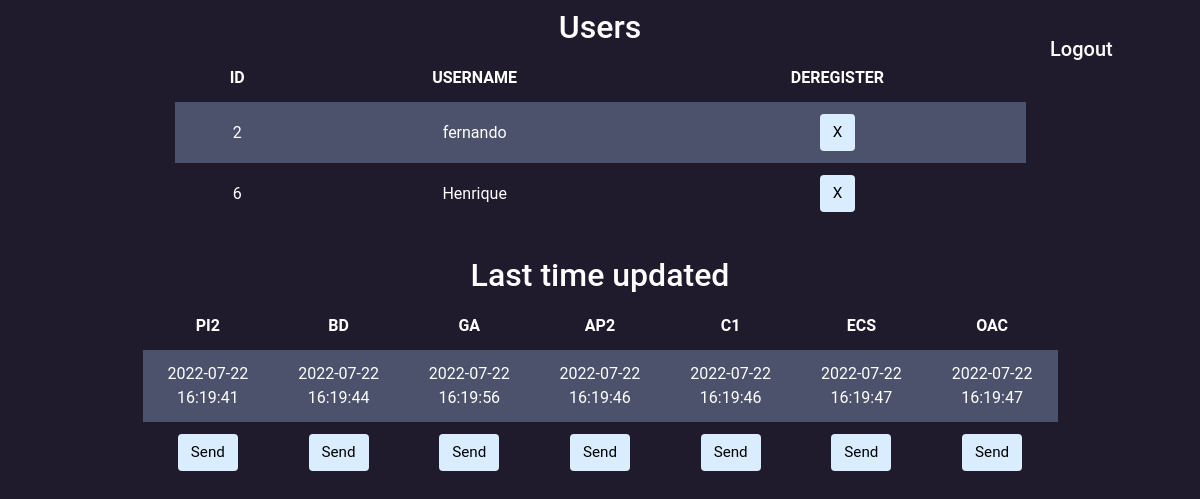
The app's page /admin (signed in), older data.
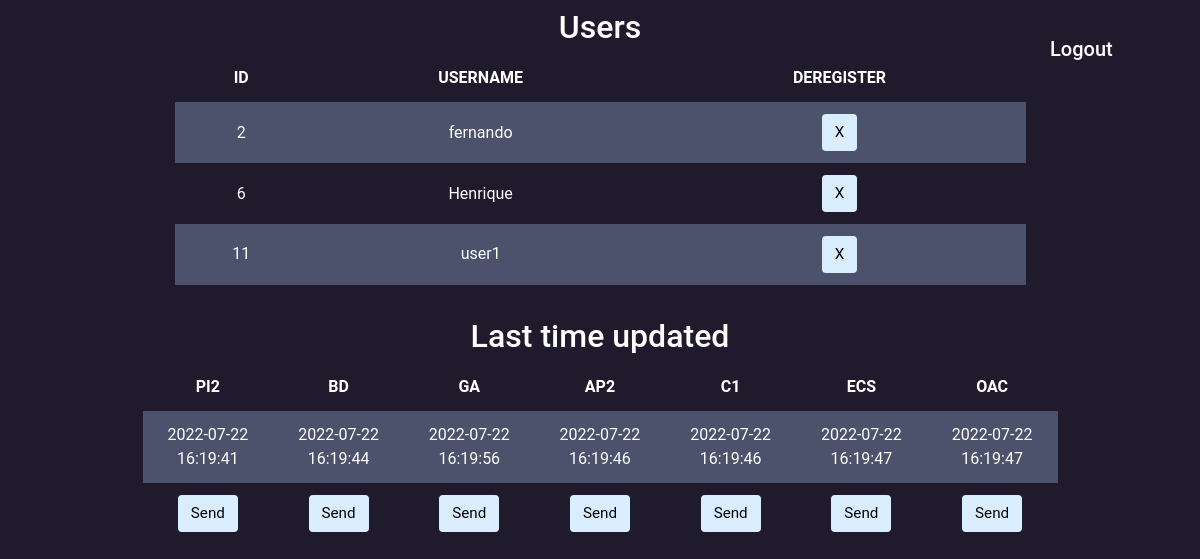
The same page, newer data.
### tables this page shows
CREATE TABLE 'users' ('id' INTEGER PRIMARY KEY AUTOINCREMENT NOT NULL, 'username' TEXT, 'hash' TEXT, 'dateTime' DATETIME);

CREATE TABLE 'materias' ('materia' TEXT, 'lastTimeUpdated' DATETIME);

### app.py (the view)
@app.route("/admin", methods=["GET", "POST"])
@login_required
def admin():
        users = db.execute("SELECT id, username FROM 'users' ORDER BY id")
        materias = ["PI2", "BD", "GA", "AP2", "C1", "ECS", "OAC"]
        lastTimeUpdated = db.execute("SELECT lastTimeUpdated FROM 'materias'")
        return render_template("admin.html", users=users, materias=materias, lastTimeUpdated=lastTimeUpdated)

### app.py (called while the page is built)
@app.after_request
def after_request(response):
    response.headers["Cache-Control"] = "no-cache, no-store, must-revalidate"
    response.headers["Expires"] = 0
    response.headers["Pragma"] = "no-cache"
    return response

### functions.py (called while the page is built)
def login_required(f):
    @wraps(f)
    def decorated_function(*args, **kwargs):
        if session.get("user_id") is None:
            return redirect("/login")
        return f(*args, **kwargs)
    return decorated_function

### templates/admin.html (shortened to what this page needs)
{% extends "layout.html" %}
{% block main %}
<a class="logout" href="/logout"><h5>Logout</h5></a>
<div class="biggest container">
    <div class="container">
        <div class="section">
            <h2>Users</h2>
            <table>
                <thead>
                    <tr>
                        <th>ID</th>
                        <th>USERNAME</th>
                        <th>DEREGISTER</th>
                    </tr>
                </thead>
                <tbody>
                    {% for users in users %}
                        {% if users["id"] != 5 %}
                            <tr>
                                <td>{{ users["id"] }}</td>
                                <td>{{ users["username"] }}</td>
                                <td>
                                    <form action="/deregister" method="post">
                                        <input type="submit" value="X">
                                    </form>
                                </td>
                            </tr>
                        {% endif %}
                    {% endfor %}
                </tbody>
            </table>
        </div>
        <div class="lastTimeUpdated">
            <h2>Last time updated</h2>
            <table>
                <thead>
                    <tr>
                        {% for materias in materias %}
                            <th>{{ materias }}</th>
                        {% endfor %}
                    </tr>
                </thead>
                <tbody>
                    <tr>
                        <td>{{ lastTimeUpdated[0]["lastTimeUpdated"] }}</td>
                        <td>{{ lastTimeUpdated[1]["lastTimeUpdated"] }}</td>
                        <td>{{ lastTimeUpdated[2]["lastTimeUpdated"] }}</td>
                        <td>{{ lastTimeUpdated[3]["lastTimeUpdated"] }}</td>
                        <td>{{ lastTimeUpdated[4]["lastTimeUpdated"] }}</td>
                        <td>{{ lastTimeUpdated[5]["lastTimeUpdated"] }}</td>
                        <td>{{ lastTimeUpdated[6]["lastTimeUpdated"] }}</td>
                    </tr>
                    <tr>
                        {% for materias in materias %}
                            <td>
                                <form action="/lastTimeUpdated" method="post">
                                    <input type="submit" value="Send">
                                </form>
                            </td>
                        {% endfor %}
                    </tr>
                </tbody>
            </table>
    </div>
</div>
{% endblock %}

### templates/layout.html (shortened to what this page needs)
<!DOCTYPE html>
<html lang="en">
    <head>
        <link href="https://cdn.jsdelivr.net/npm/bootstrap@5.1.3/dist/css/bootstrap.min.css" rel="stylesheet">
        <link href="/static/styles.css" rel="stylesheet">
    </head>
    <body>
            {% block main %}{% endblock %}
    </body>
</html>

### static/styles.css (style rules this page uses)
* { font-family: 'Roboto', sans-serif; box-sizing: border-box; }
.logout { text-decoration: none; color: #FFFFFF; float: right; width: 150px; margin-top: 37px; }
body { background-color: #201b2c; color: #FFF; font-size: 1rem; font-weight: 400; line-height: 1.5; margin: 0; text-align: left; }
.container { margin-left: auto; margin-right: auto; padding-left: 15px; padding-right: 15px; text-align: center; width: 90%; }
.section { padding-bottom: 1rem; padding-left: 2rem; padding-right: 2rem; padding-top: 0.5rem; }
button, input[type="submit"] { background-color: #d9edff; border: 1px solid transparent; border-radius: 0.25rem; font-size: 0.95rem; font-weight: 400; line-height: 1.5; padding: 0.375rem 0.75rem; text-align: center; transition: color 0.15s ease-in-out, background-color 0.15s ease-in-out, border-color 0.15s ease-in-out, box-shadow 0.15s ease-in-out; vertical-align: middle; }
table { background-color: transparent; margin-bottom: 1rem; width: 100%; }
table th, table td { padding: 0.75rem; vertical-align: middle; }
tbody tr:nth-of-type(odd) { background-color: rgb(179, 208, 255, 0.3) }

Row changes from the older to the newer data that the page shows:
added users: id "11", username "user1"
